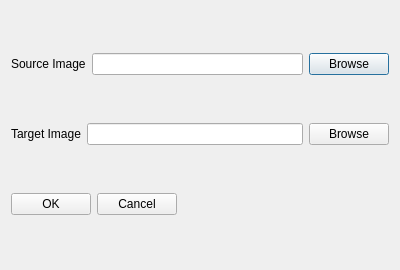
<?xml version="1.0" encoding="UTF-8"?>
<ui version="4.0">
 <class>view::LoadImagesDialog</class>
 <widget class="QDialog" name="view::LoadImagesDialog">
  <property name="geometry">
   <rect>
    <x>0</x>
    <y>0</y>
    <width>400</width>
    <height>270</height>
   </rect>
  </property>
  <property name="windowTitle">
   <string>Dialog</string>
  </property>
  <layout class="QVBoxLayout" name="verticalLayout">
   <item>
    <layout class="QHBoxLayout" name="horizontalLayout">
     <item>
      <widget class="QLabel" name="label">
       <property name="text">
        <string>Source Image</string>
       </property>
      </widget>
     </item>
     <item>
      <widget class="QLineEdit" name="sourceImageLineEdit"/>
     </item>
     <item>
      <widget class="QPushButton" name="sourceImageBrowseButton">
       <property name="text">
        <string>Browse</string>
       </property>
      </widget>
     </item>
    </layout>
   </item>
   <item>
    <layout class="QHBoxLayout" name="horizontalLayout_2">
     <item>
      <widget class="QLabel" name="label_2">
       <property name="text">
        <string>Target Image</string>
       </property>
      </widget>
     </item>
     <item>
      <widget class="QLineEdit" name="targetImageLineEdit"/>
     </item>
     <item>
      <widget class="QPushButton" name="targetImageBrowseButton">
       <property name="text">
        <string>Browse</string>
       </property>
      </widget>
     </item>
    </layout>
   </item>
   <item>
    <layout class="QHBoxLayout" name="horizontalLayout_3">
     <item>
      <widget class="QPushButton" name="okPushButton">
       <property name="text">
        <string>OK</string>
       </property>
      </widget>
     </item>
     <item>
      <widget class="QPushButton" name="cancelPushButton">
       <property name="text">
        <string>Cancel</string>
       </property>
      </widget>
     </item>
     <item>
      <spacer name="horizontalSpacer">
       <property name="orientation">
        <enum>Qt::Horizontal</enum>
       </property>
       <property name="sizeHint" stdset="0">
        <size>
         <width>40</width>
         <height>20</height>
        </size>
       </property>
      </spacer>
     </item>
    </layout>
   </item>
  </layout>
 </widget>
 <resources/>
 <connections/>
</ui>
